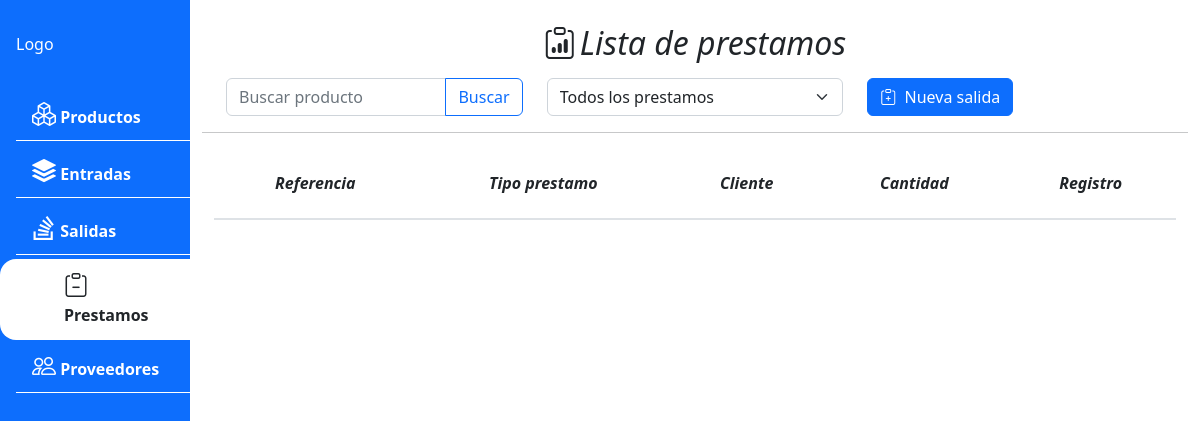
Before: /loan/list/ with the older database file.
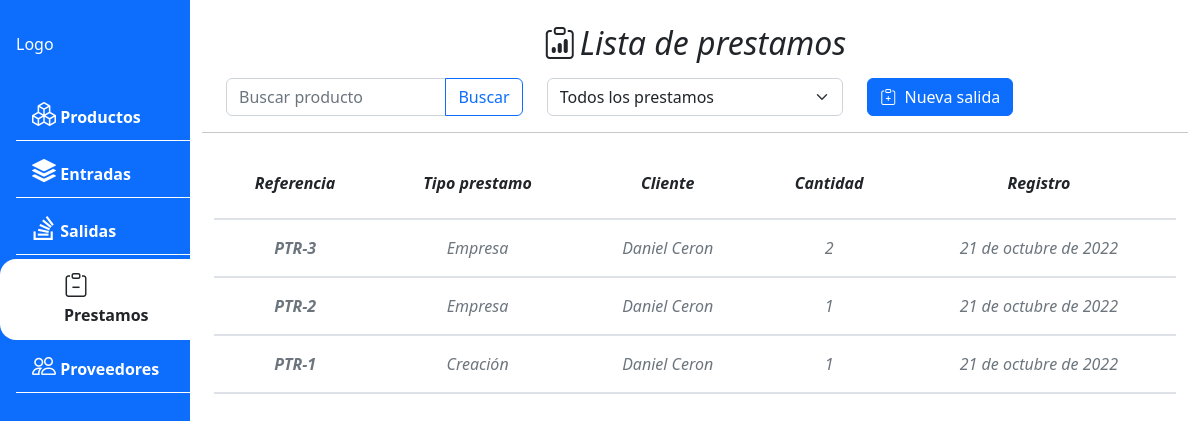
After: the same page with the newer database file.
### apps/product_loan/models.py (models this page shows, shortened)
class ProductLoan(BaseModel):
	reference = models.CharField(max_length=50, blank=False,null=False,unique=True)
	loan_type = models.ForeignKey(LoanType, on_delete = models.CASCADE)
	identifier = models.CharField(max_length = 50, blank = False, null = False)
	name_client = models.CharField(max_length = 50, blank = False, null = False)
	in_wat = models.BooleanField(default = True)
	quantity = models.PositiveSmallIntegerField(default = 0,blank=False, null=False)
	description = models.TextField(max_length = 1000, blank = True)
	class Meta:
		verbose_name = "Prestamo de producto"
		ordering = ['-id']

class LoanType(BaseModel):
	name = models.CharField(max_length = 50, blank = False, null = False)
	class Meta:
		verbose_name = "Tipo de prestamo"
	def __str__(self):
		return f'{self.name}'

### apps/product_loan/views.py (the view)
# urls.py: path('list/',ProductLoanListView.as_view(), name = 'product_loan_list'),
class ProductLoanListView(ListView):
  model = ProductLoan
  template_name = 'loan/loan_list.html'
  def get_context_data(self, *args, **kwargs):
    context = super().get_context_data(**kwargs)
    context['loan_type'] = LoanType.objects.all().values('id','name')
    return context

### apps/product_loan/templates/loan/loan_list.html (shortened to what this page needs)
{% extends 'core/base.html' %} {% load static %}  {% block content %}
<div class="row px-4">
  <h2 class="d-flex justify-content-center pb-2">
    <i class="bi bi-clipboard-data pe-1"></i> Lista de prestamos
  </h2>
  <div class="input-group col">
    <input
      type="text"
      class="form-control"
      id="input_search"
      placeholder="Buscar producto"
      aria-describedby="btn_search"
      onkeyup="product_autocomplete()"
    />
    <button
      class="btn btn-outline-primary"
      type="button"
      id="btn_search"
      onclick="filtrar_producto_nombre()"
    >
      Buscar
    </button>
  </div>
  <div class="col">
    <select
      class="form-select"
      id="select_category"
      onchange="filter_loan()"
    >
      <option value="-1">Todos los prestamos</option>
    </select>
  </div>
  <div class="d-grid gap-2 col d-md-flex">
    <button
      type="button"
      class="btn btn-primary"
      data-bs-toggle="modal"
      data-bs-target="#loan-form-modal"
    >
      <i class="bi bi-clipboard-plus pe-1"></i> Nueva salida
    </button>
  </div>
</div>
<hr />
<div class="row px-4">
  <table class="table my-table table-hover text-center fst-italic">
    <thead class="fw-semibold">
      <tr>
        <th>Referencia</th>
        <th>Tipo prestamo</th>
        <th>Cliente</th>
        <th>Cantidad</th>
        <th>Registro</th>
      </tr>
    </thead>
    <tbody id="loan-table-list">
      {% for loan in object_list %}
      <tr
        id="tr-list-{{out.id}}"
        class="text-muted"
        onclick="loan_detail({{loan.id}})"
      >
        <th>{{loan.reference}}</th>
        <td>{{loan.loan_type}}</td>
        <td>{{loan.name_client}}</td>
        <td>{{loan.quantity}}</td>
        <td>{{loan.created_date}}</td>
      </tr>
      {% endfor %}
    </tbody>
  </table>
</div>
{% endblock content %}

### apps/core/templates/core/base.html (shortened to what this page needs)
<!DOCTYPE html>
<html lang="es">
<head>
    <link href="https://cdn.jsdelivr.net/npm/bootstrap@5.2.0-beta1/dist/css/bootstrap.min.css" rel="stylesheet"
>
    <link rel="stylesheet" href="https://cdn.jsdelivr.net/npm/bootstrap-icons@1.8.3/font/bootstrap-icons.css">
    <link rel="stylesheet" href="../../static/css/style.css">
    <link rel="stylesheet" href="//code.jquery.com/ui/1.13.1/themes/base/jquery-ui.css">
</head>
<body>
    <div class="containter-fluid row row-no-margin ">
        <div class="d-flex flex-column flex-shrink-0 bg-primary  col-2 scrollarea " style="height: 100vh; padding-right: 0%;">
            <ul class="nav nav-pills flex-column mb-auto  text-white ">
                <li class="nav-item my-4 ">
                    <a class="nav-link text-white " href="#">Logo</a>
                </li>
                <li class="nav-item  pb-1" id="link-product">
                    <a class="nav-link text-white ms-3 fw-semibold " href="{%url 'product:product_list'%}">
                        <i class="bi bi-boxes fs-4 "></i> Productos</a>
                    <hr class="ms-3 ">
                </li>
                <li class="nav-item pb-1" id="link-input">
                    <a class="nav-link text-white ms-3 fw-semibold ms-3" href="{% url 'input:product_input_list' %}">
                        <i class="bi bi-stack fs-4"></i> Entradas</a>
                    <hr class="ms-3 ">
                </li>
                <li class="nav-item pb-1" id="link-output">
                    <a class="nav-link text-white ms-3 fw-semibold" href="{% url 'output:product_output_list' %}">
                        <i class="bi bi-stack-overflow fs-4"></i> Salidas</a>
                    <hr class="ms-3 ">
                </li>
                <li class="nav-item pb-1" id="link-loan">
                    <a class="nav-link text-white ms-3 fw-semibold" href="{% url 'loan:product_loan_list' %}">
                        <i class="bi bi-clipboard-minus fs-4"></i></i> Prestamos</a>
                    <hr class="ms-3 ">
                </li>
                <li class="nav-item pb-1 " id='link-supplier'>
                    <a class="nav-link text-white ms-3 fw-semibold" href="{%url 'supplier:supplier_list'%}">
                        <i class="bi bi-people fs-4"></i> Proveedores</a>
                    <hr class="ms-3 ">
                </li>
            </ul>
        </div>
        <div class="d-flex flex-column flex-shrink-0 col-10 mt-4 fst-italic" >
            {%block content  %}
            {%endblock%}
        </div>
    </div>
</body>
</html>

### static/css/style.css (style rules this page uses)
.active { border-bottom-left-radius: 1rem; border-top-left-radius: 1rem; --bs-bg-opacity: 1; background-color: rgba(var(--bs-white-rgb),var(--bs-bg-opacity))!important; }
.active a { margin-left: 3rem!important; color: rgba(var(--bs-dark-rgb),var(--bs-text-opacity))!important; }
ul li hr { --bs-bg-opacity: 1; background-color: rgba(var(--bs-white-rgb),var(--bs-bg-opacity))!important; margin: 0; border: 0; border-top: 1px solid; opacity: 100; }
.row-no-margin { margin-right: 0; padding-right: 0; }
.my-table thead tr { line-height:2.3rem; }
.table>:not(caption)>*>* { border-bottom-width: 2px; padding: 1rem 1rem; }

Changed rows visible on the page:
added ProductLoan: reference "PTR-3", loan_type "Empresa", name_client "Daniel Ceron", quantity "2", created_date "21 de octubre de 2022"
added ProductLoan: reference "PTR-2", loan_type "Empresa", name_client "Daniel Ceron", quantity "1", created_date "21 de octubre de 2022"
added ProductLoan: reference "PTR-1", loan_type "Creación", name_client "Daniel Ceron", quantity "1", created_date "21 de octubre de 2022"
